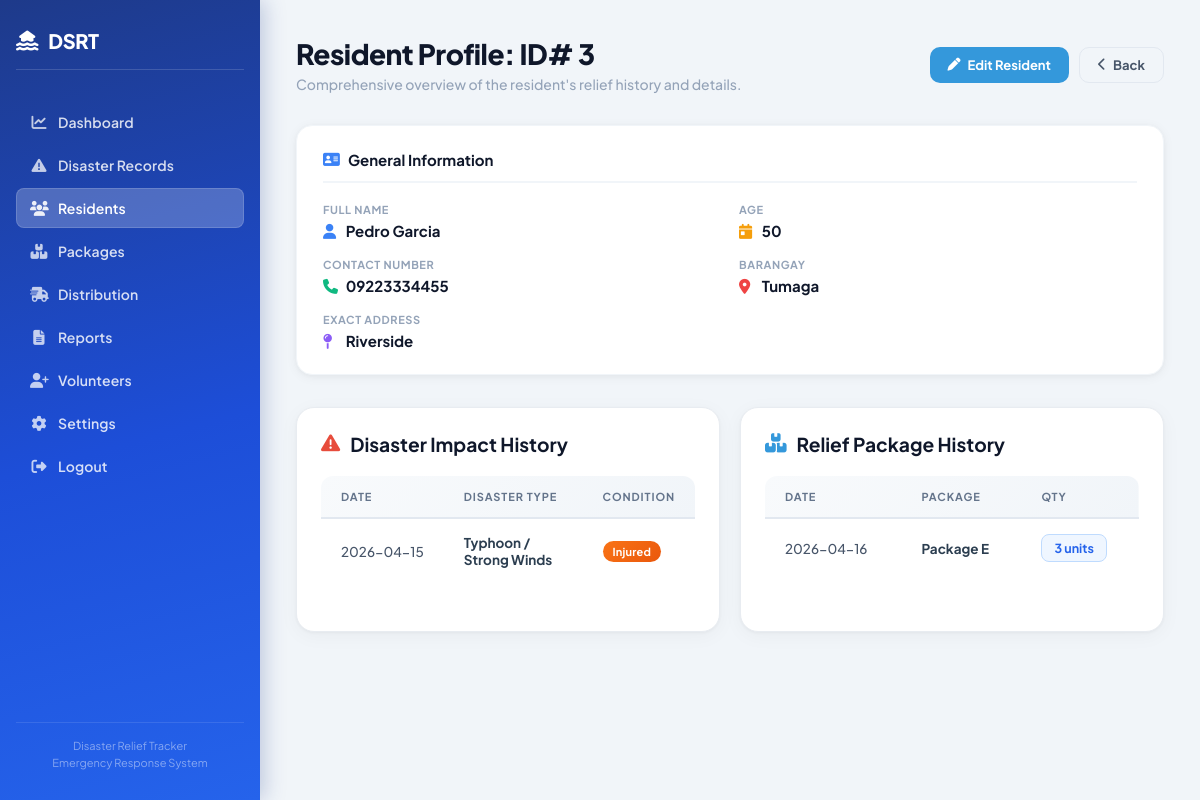
/actions/view_resident.php?id=3 (signed in), run on the app's committed database.
### tables this page shows
CREATE TABLE `residents` (
  `resident_id` int(11) NOT NULL,
  `barangay_id` int(11) DEFAULT NULL,
  `name` varchar(100) NOT NULL,
  `age` int(11) DEFAULT NULL,
  `address` varchar(150) DEFAULT NULL,
  `contact` varchar(20) DEFAULT NULL,
  `created_at` datetime DEFAULT current_timestamp(),
  `updated_at` datetime DEFAULT current_timestamp() ON UPDATE current_timestamp()
);

CREATE TABLE `barangays` (
  `barangay_id` int(11) NOT NULL,
  `barangay_name` varchar(100) NOT NULL
);

CREATE TABLE `resident_disasters` (
  `resident_disaster_id` int(11) NOT NULL,
  `resident_id` int(11) NOT NULL,
  `disaster_id` int(11) NOT NULL,
  `condition_id` int(11) DEFAULT NULL,
  `recorded_at` datetime DEFAULT current_timestamp()
);

CREATE TABLE `disasters` (
  `disaster_id` int(11) NOT NULL,
  `disaster_type_id` int(11) NOT NULL,
  `date` date NOT NULL,
  `end_date` date DEFAULT NULL,
  `status_id` int(11) NOT NULL DEFAULT 1,
  `created_at` datetime DEFAULT current_timestamp(),
  `updated_at` datetime DEFAULT current_timestamp() ON UPDATE current_timestamp()
);

CREATE TABLE `disaster_types` (
  `disaster_type_id` int(11) NOT NULL,
  `type_name` varchar(100) NOT NULL
);

CREATE TABLE `condition_statuses` (
  `condition_id` int(11) NOT NULL,
  `condition_name` varchar(50) NOT NULL
);

CREATE TABLE `distributions` (
  `distribution_id` int(11) NOT NULL,
  `resident_id` int(11) DEFAULT NULL,
  `package_id` int(11) DEFAULT NULL,
  `user_id` int(11) DEFAULT NULL,
  `quantity` int(11) NOT NULL,
  `date_distributed` date DEFAULT NULL,
  `created_at` datetime DEFAULT current_timestamp(),
  `updated_at` datetime DEFAULT current_timestamp() ON UPDATE current_timestamp()
);

CREATE TABLE `relief_packages` (
  `package_id` int(11) NOT NULL,
  `package_name` varchar(50) NOT NULL,
  `stock` int(11) NOT NULL,
  `description` text DEFAULT NULL
);

### classes/ResidentModel.php (called while the page is built, shortened)
<?php
class ResidentModel {
    private $conn;
    public function __construct($dbConnection) {
        $this->conn = $dbConnection;
    }
    public function getResidentById($id) {
        $query = "SELECT r.*, b.barangay_name
                  FROM residents r
                  LEFT JOIN barangays b ON r.barangay_id = b.barangay_id
                  WHERE r.resident_id = ?";
        $stmt = $this->conn->prepare($query);
        $stmt->execute([$id]);
        return $stmt->fetch(PDO::FETCH_ASSOC);
    }
    public function getResidentDisasters($id) {
        $query = "
            SELECT rd.*, d.date, dt.type_name, cs.condition_name
            FROM resident_disasters rd
            JOIN disasters d ON rd.disaster_id = d.disaster_id
            JOIN disaster_types dt ON d.disaster_type_id = dt.disaster_type_id
            LEFT JOIN condition_statuses cs ON rd.condition_id = cs.condition_id
            WHERE rd.resident_id = ?
            ORDER BY d.date DESC
        ";
        $stmt = $this->conn->prepare($query);
        $stmt->execute([$id]);
        return $stmt->fetchAll(PDO::FETCH_ASSOC);
    }
    public function getResidentDistributions($id) {
        $query = "
            SELECT dist.*, p.package_name
            FROM distributions dist
            JOIN relief_packages p ON dist.package_id = p.package_id
            WHERE dist.resident_id = ?
            ORDER BY dist.date_distributed DESC
        ";
        $stmt = $this->conn->prepare($query);
        $stmt->execute([$id]);
        return $stmt->fetchAll(PDO::FETCH_ASSOC);
    }
}
?>

### actions/view_resident.php (the view, shortened to what this page needs)
<?php
require_once '../classes/ResidentModel.php';
$db = new Database();
$conn = $db->connect();
$residentModel = new ResidentModel($conn);
$id = $_GET['id'];
$resident = $residentModel->getResidentById($id);
$disasters = $residentModel->getResidentDisasters($id);
$distributions = $residentModel->getResidentDistributions($id);
?>
<!DOCTYPE html>
<html lang="en">
<head>
    <link rel="stylesheet" href="../style/dashboard.css">
    <link rel="stylesheet" href="../style/tables.css">
    <link rel="stylesheet" href="../style/view_pages.css">
    <link rel="stylesheet" href="https://cdnjs.cloudflare.com/ajax/libs/font-awesome/6.5.1/css/all.min.css">
</head>
<body>
    <?php $activePage = 'residents'; $sidebarBase = '../pages/'; include '../includes/sidebar.php'; ?>
    <div class="main">
        <div class="header header-flex">
            <div>
                <h1>Resident Profile: ID# <?php echo $resident['resident_id']; ?></h1>
                <p>Comprehensive overview of the resident's relief history and details.</p>
            </div>
            <div style="display: flex; gap: 10px;">
                <?php if (isset($_SESSION['role_id']) && $_SESSION['role_id'] == 1): ?>
                <button onclick="document.getElementById('editModal').style.display='block'" class="btn-back" style="background: #3498db; color: white; border: none;">
                    <i class="fa-solid fa-pen"></i> Edit Resident
                </button>
                <?php endif; ?>
                <?php
                $backLink = '../pages/residents.php';
                ?>
                <a href="<?php echo $backLink; ?>" class="btn-back">
                    <i class="fa-solid fa-chevron-left"></i> Back
                </a>
            </div>
        </div>
        <div class="cards-container">
            <div class="detail-card">
                <h3><i class="fa-solid fa-address-card" style="color: #3b82f6;"></i> General Information</h3>
                <div class="info-grid">
                    <div>
                        <p class="info-label">Full Name</p>
                        <p class="info-value"><i class="fa-solid fa-user" style="color: #3b82f6; width: 20px;"></i> <?php echo htmlspecialchars($resident['name']); ?></p>
                    </div>
                    <div>
                        <p class="info-label">Age</p>
                        <p class="info-value"><i class="fa-solid fa-calendar-day" style="color: #f59e0b; width: 20px;"></i> <?php echo htmlspecialchars($resident['age'] ?? 'N/A'); ?></p>
                    </div>
                    <div>
                        <p class="info-label">Contact Number</p>
                        <p class="info-value"><i class="fa-solid fa-phone" style="color: #10b981; width: 20px;"></i> <?php echo htmlspecialchars($resident['contact'] ?? 'N/A'); ?></p>
                    </div>
                    <div>
                        <p class="info-label">Barangay</p>
                        <p class="info-value"><i class="fa-solid fa-location-dot" style="color: #ef4444; width: 20px;"></i> <?php echo htmlspecialchars($resident['barangay_name'] ?? 'Unknown'); ?></p>
                    </div>
                    <div style="grid-column: span 2;">
                        <p class="info-label">Exact Address</p>
                        <p class="info-value"><i class="fa-solid fa-map-pin" style="color: #8b5cf6; width: 20px;"></i> <?php echo htmlspecialchars($resident['address'] ?? 'N/A'); ?></p>
                    </div>
                </div>
            </div>
        </div>
        <div style="display: flex; gap: 20px; flex-wrap: wrap; margin-top: 2rem;">
            <div class="table-container" style="flex: 1; min-width: 400px; margin-top: 0;">
                <div class="table-header-flex">
                    <h2 style="font-size: 1.2rem; display: flex; align-items: center; gap: 10px;">
                        <i class="fa-solid fa-triangle-exclamation" style="color: #e74c3c;"></i>
                        Disaster Impact History
                    </h2>
                </div>
                <table>
                    <thead>
                    <tr>
                        <th>Date</th>
                        <th>Disaster Type</th>
                        <th>Condition</th>
                    </tr>
                    </thead>
                    <tbody id="disasterHistoryTbody">
                    <?php foreach ($disasters as $d): ?>
                    <tr>
                        <td style="white-space: nowrap;"><?php echo htmlspecialchars($d['date']); ?></td>
                        <td><strong style="color: #2c3e50;"><?php echo htmlspecialchars($d['type_name']); ?></strong></td>
                        <td>
                            <?php
                                $cond = $d['condition_name'];
                                $condClass = 'condition-default';
                                if ($cond == 'Injured') $condClass = 'condition-injured';
                            ?>
                            <span class="condition-badge <?php echo $condClass; ?>">
                                <?php echo htmlspecialchars($cond ?? 'Unknown'); ?>
                            </span>
                        </td>
                    </tr>
                    <?php endforeach; ?>
                    </tbody>
                </table>
            </div>
            <div class="table-container" style="flex: 1; min-width: 400px; margin-top: 0;">
                <div class="table-header-flex">
                    <h2 style="font-size: 1.2rem; display: flex; align-items: center; gap: 10px;">
                        <i class="fa-solid fa-boxes-stacked" style="color: #3498db;"></i>
                        Relief Package History
                    </h2>
                </div>
                <table>
                    <thead>
                    <tr>
                        <th>Date</th>
                        <th>Package</th>
                        <th>Qty</th>
                    </tr>
                    </thead>
                    <tbody id="reliefHistoryTbody">
                    <?php foreach ($distributions as $dist): ?>
                    <tr>
                        <td style="white-space: nowrap;"><?php echo htmlspecialchars($dist['date_distributed']); ?></td>
                        <td><strong style="color: #2c3e50;"><?php echo htmlspecialchars($dist['package_name']); ?></strong></td>
                        <td><span class="qty-badge qty-blue"><?php echo htmlspecialchars($dist['quantity']); ?> units</span></td>
                    </tr>
                    <?php endforeach; ?>
                    </tbody>
                </table>
            </div>
        </div>
    </div>
</body>
</html>

### style/dashboard.css (style rules this page uses)
:root { --primary: #2563eb; --primary-dark: #1d4ed8; --primary-light: #eff6ff; --accent: #06b6d4; --success: #10b981; --warning: #f59e0b; --danger: #ef4444; --text-dark: #0f172a; --text-mid: #475569; --text-light: #94a3b8; --bg: #f1f5f9; --surface: #ffffff; --border: #e2e8f0; --shadow-sm: 0 1px 3px rgba(0,0,0,0.06), 0 1px 2px rgba(0,0,0,0.04); --shadow-md: 0 4px 16px rgba(0,0,0,0.07), 0 2px 6px rgba(0,0,0,0.04); --shadow-lg: 0 10px 30px rgba(0,0,0,0.1), 0 4px 10px rgba(0,0,0,0.05); --radius-sm: 8px; --radius-md: 14px; --radius-lg: 20px; }
* { margin: 0; padding: 0; box-sizing: border-box; font-family: 'Plus Jakarta Sans', sans-serif; }
body { background: var(--bg); display: flex; min-height: 100vh; color: var(--text-dark); }
.main { flex: 1; padding: 36px; background: var(--bg); overflow-y: auto; }
.header { margin-bottom: 32px; }
.header h1 { font-size: 28px; font-weight: 800; color: var(--text-dark); letter-spacing: -0.5px; margin-bottom: 4px; }
.header p { color: var(--text-light); font-size: 14px; font-weight: 500; }

### style/tables.css (style rules this page uses)
.table-container { background: var(--surface); padding: 24px; border-radius: 18px; box-shadow: 0 1px 3px rgba(0, 0, 0, 0.04), 0 4px 20px rgba(0, 0, 0, 0.04); border: 1.5px solid #e8ecf1; overflow: hidden; }
table { width: 100%; border-collapse: separate; border-spacing: 0; font-size: 13.5px; }
thead { position: sticky; top: 0; z-index: 2; }
thead tr { background: linear-gradient(135deg, #f8fafc 0%, #f1f5f9 100%); }
th { background: transparent; color: #64748b; font-weight: 700; font-size: 11px; text-transform: uppercase; letter-spacing: 0.9px; padding: 14px 20px; text-align: left; border-bottom: 2px solid #e2e8f0; white-space: nowrap; user-select: none; position: relative; }
th:first-child { border-radius: 12px 0 0 0; }
th:last-child { border-radius: 0 12px 0 0; }
tbody tr { transition: all 0.2s ease; border-bottom: 1px solid #f1f5f9; position: relative; }
tbody tr:last-child { border-bottom: none; }
td { padding: 15px 20px; color: var(--text-mid); font-size: 13.5px; font-weight: 500; vertical-align: middle; transition: color 0.15s ease; border-bottom: 1px solid #f3f4f6; }
tbody tr:last-child td { border-bottom: none; }
td strong { color: var(--text-dark); font-weight: 700; }
.condition-badge { display: inline-flex; align-items: center; gap: 4px; padding: 4px 12px; border-radius: 20px; font-size: 11.5px; font-weight: 700; color: white; }
.condition-injured { background: linear-gradient(135deg, #f97316, #ea580c); }
.qty-badge { display: inline-flex; align-items: center; gap: 4px; background: #f1f5f9; padding: 5px 12px; border-radius: 8px; font-size: 12.5px; font-weight: 700; color: #475569; border: 1px solid #e2e8f0; }
.qty-badge.qty-blue { background: #eff6ff; color: #2563eb; border-color: #bfdbfe; }
.detail-card { background: #ffffff; padding: 28px; border-radius: 16px; box-shadow: 0 4px 20px rgba(0,0,0,0.03), 0 1px 4px rgba(0,0,0,0.02); border: 1px solid #f1f5f9; flex: 1; min-width: 320px; position: relative; overflow: hidden; }
.detail-card h3 { margin-top: 0; margin-bottom: 22px; color: #0f172a; font-size: 16px; font-weight: 700; border-bottom: 2px solid #f8fafc; padding-bottom: 12px; display: flex; align-items: center; gap: 10px; }

### data on the page
residents: resident_id "3", name "Pedro Garcia", age "50", contact "09223334455", barangay.barangay_name "Tumaga", address "Riverside"
resident_disasters: disaster.date "2026-04-15", disaster_types.type_name "Typhoon / Strong Winds", condition.condition_name "Injured"
distributions: date_distributed "2026-04-16", package.package_name "Package E", quantity "3"
